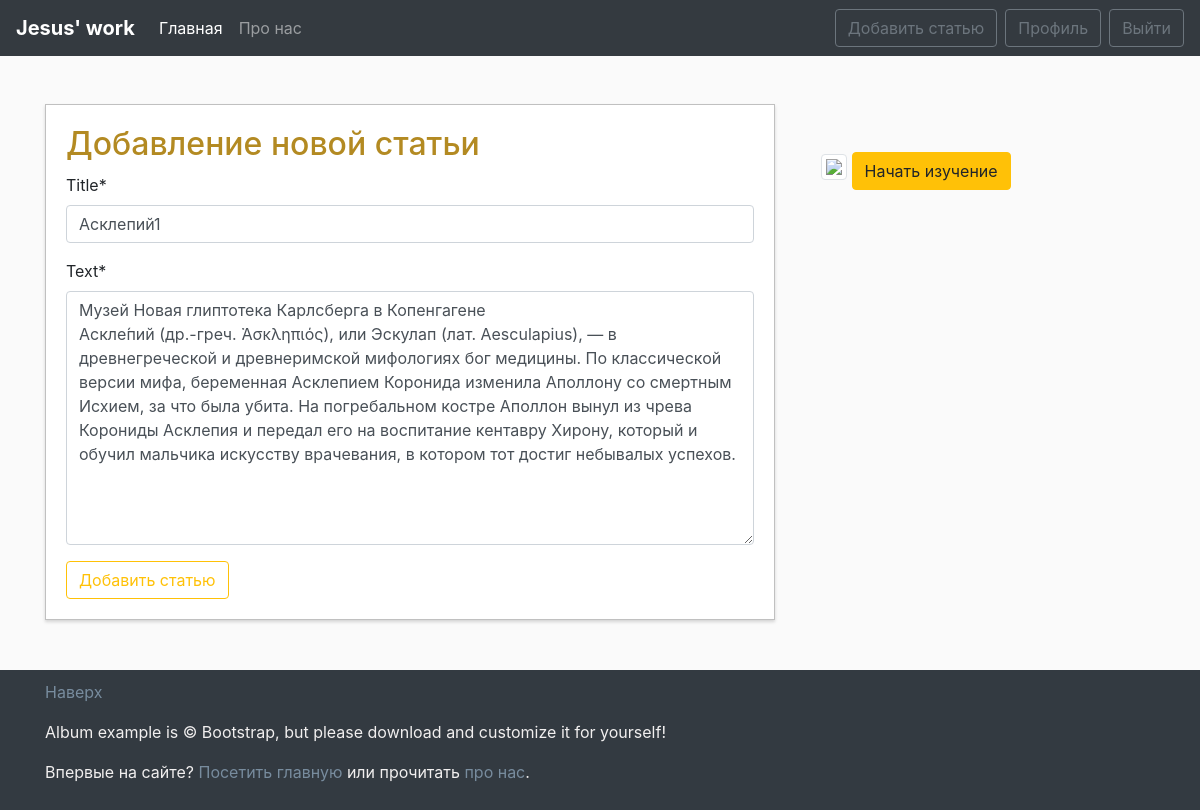
/news/1/update/ (signed in), run on the app's committed database.
### blog/models.py (models this page shows, shortened)
class News(models.Model):
    title = models.CharField(max_length=100)
    text = models.TextField()
    date = models.DateTimeField(default=timezone.now)
    avtor = models.ForeignKey(User, on_delete=models.CASCADE)

### blog/views.py (the view, shortened to what this page needs)
# urls.py: path('news/<int:pk>/update/', views.UpdateNewsView.as_view(), name= 'news-update'),
class UpdateNewsView(LoginRequiredMixin, UserPassesTestMixin, UpdateView):
    model = News
    fields = ['title', 'text']
    def test_func(self):
        news = self.get_object()
        if self.request.user == news.avtor:
            return True
        return False

### blog/templates/blog/news_form.html (shortened to what this page needs)
{% extends 'blog/main.html' %}
{% load crispy_forms_tags %}
{% block main_section %}
  <div class="form-section">
    <h2>Добавление новой статьи</h2>
    <form method="post">
      {{ form|crispy }}
    <button type="submit" class="btn btn-outline-warning">Добавить статью</button>
    </form>
  </div>
{% endblock main_section %}

### blog/static/blog/main.css (style rules this page uses)
body { background: #fafafa }
.form-section { background: #fff; padding: 20px; border: 1px solid silver; box-sizing: border-box; width: 100%; -webkit-box-shadow: 0 2px 3px 0 rgba(74,74,74,.21); -moz-box-shadow: 0 2px 3px 0 rgba(74,74,74,.21); box-shadow: 0 2px 3px 0 rgba(74,74,74,.21); }
.form-section > h2 { color: #b38a22; margin-bottom: 10px; }

### data on the page
News: title "Асклепий1", text "Музей Новая глиптотека Карлсберга в Копенгагене Аскле́пий (др.-греч. Ἀσκληπιός), или Эскулап (лат. Aesculapius), — в древнегреческой и древнеримской мифологиях бог медицины. По классической версии мифа, беременная Асклепием Коронида изменила Аполлону со смертным Исхием, за что была убита. На погребальном костре Аполлон вынул из чрева Корониды Асклепия и передал его на воспитание кентавру Хирону, который и обучил мальчика искусству врачевания, в котором тот достиг небывалых успехов."
